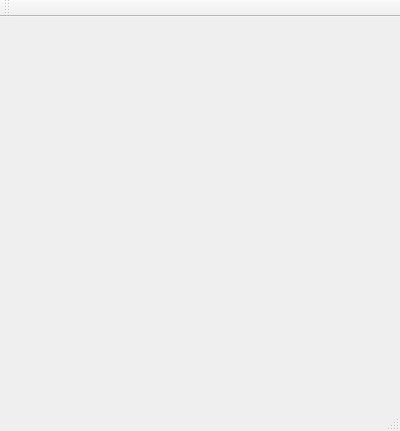
<?xml version="1.0" encoding="UTF-8"?>
<ui version="4.0">
 <class>MainWindow</class>
 <widget class="QMainWindow" name="MainWindow">
  <property name="geometry">
   <rect>
    <x>0</x>
    <y>0</y>
    <width>400</width>
    <height>431</height>
   </rect>
  </property>
  <property name="windowTitle">
   <string>xmpp</string>
  </property>
  <property name="windowIcon">
   <iconset resource="icons.qrc">
    <normaloff>:/icons/bgd1.jpg</normaloff>:/icons/bgd1.jpg</iconset>
  </property>
  <widget class="QWidget" name="centralWidget"/>
  <widget class="QMenuBar" name="menuBar">
   <property name="geometry">
    <rect>
     <x>0</x>
     <y>0</y>
     <width>400</width>
     <height>23</height>
    </rect>
   </property>
  </widget>
  <widget class="QToolBar" name="mainToolBar">
   <attribute name="toolBarArea">
    <enum>TopToolBarArea</enum>
   </attribute>
   <attribute name="toolBarBreak">
    <bool>false</bool>
   </attribute>
  </widget>
  <widget class="QStatusBar" name="statusBar"/>
 </widget>
 <layoutdefault spacing="6" margin="11"/>
 <resources>
  <include location="icons.qrc"/>
 </resources>
 <connections/>
</ui>
